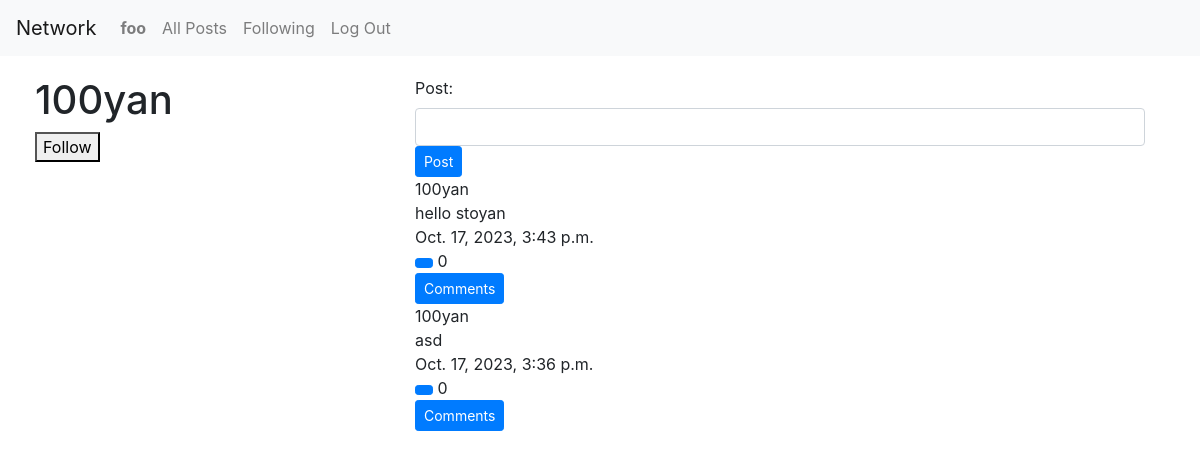
The app's page /user/2 (signed in), older data.
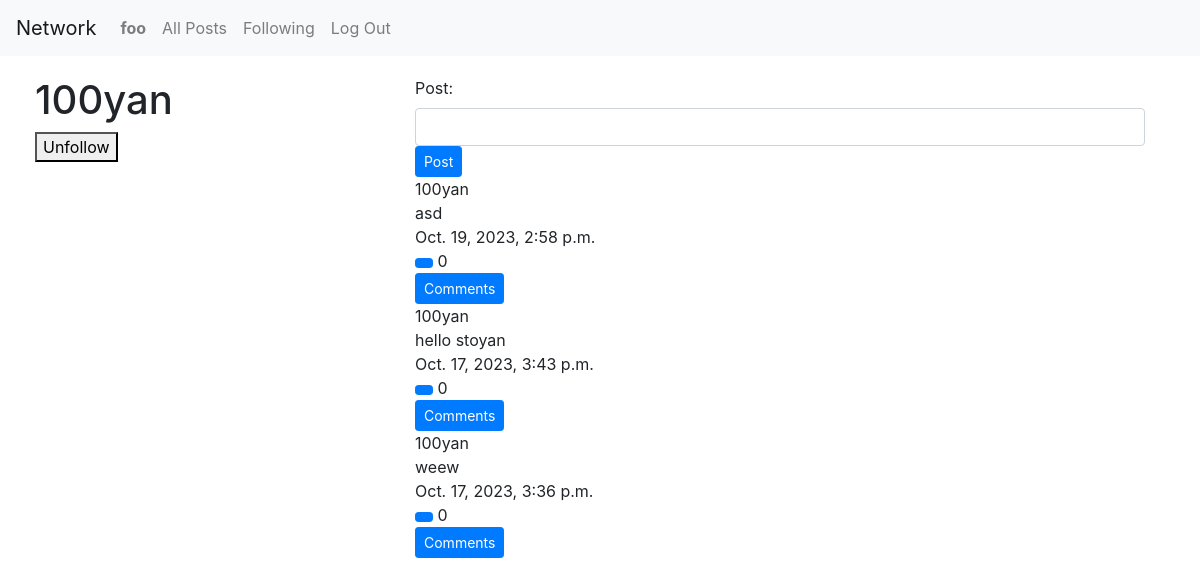
The same page, newer data.
### network/models.py (models this page shows, shortened)
class Post(models.Model):
    author = models.ForeignKey(User, on_delete=models.CASCADE)
    post = models.CharField(max_length=400)
    timestamp = models.DateTimeField(auto_now_add=True, blank=True)
    likes = models.ManyToManyField(User, related_name="liked_posts", default=0)
    def likes_count(self) -> int:
        return self.likes.all().count()

class User(AbstractUser):
    following = models.ManyToManyField('self', related_name='followers', blank=True)

### network/views.py (the view)
# urls.py: path('user/<int:id>', views.user_profile, name='user')
def user_profile(request, id):
    active_user = User.objects.get(pk=request.user.id)
    user = User.objects.get(pk=id)
    if active_user != user:
        if active_user.following.filter(id=id).exists():
            status = 'Follow'
        else:
            status = 'Unfollow'
    if request.method == 'PUT':
        if status == 'Follow':
            active_user.unfollow(user)
        else:
            active_user.follow(user)
        return JsonResponse({'message': status})
    user = User.objects.get(pk=id)
    posts = Post.objects.filter(author=user).order_by('-timestamp')
    comments = Comment.objects.filter(post__in=posts)
    context = {
        'profile': user,
        'posts': posts,
        'all_comments': comments,
        'create_post': PostForm,
        'add_comment': CommentForm,
    }
    try:
        context['follows'] = status
    except UnboundLocalError:
        pass
    return render(request, 'network/user_profile.html', context)

### network/templates/network/user_profile.html (shortened to what this page needs)
{% extends 'network/layout.html' %}
{% block body %}
<div class="container">
    <div class="row">
        <div class="col-lg-4">
            <h1>{{ profile }}</h1>
            {% if user.id != profile.id %}
                {% if follows == 'Follow' %}
                    <button data-profile-id='{{ profile.id }}' id="follow">Unfollow</button>
                {% else %}
                    <button data-profile-id='{{ profile.id }}' id="follow">Follow</button>
                {% endif %}
            {% endif %}
        </div>
        <div class="col-lg-8">
            <div class="form">
                <form method="POST">
                    {{ create_post }}
                    <input type="submit" class='btn btn-sm btn-primary' name="new_post" value="Post">
                </form>
            </div>
            <div class="posts">
                {% for post in posts %}
                    <div class="single-post">
                        {{ post.author }}
                        <div id="post-text">{{post.post}}</div>
                        {{ post.timestamp }}
                        <div class="interactions">
                            <div id="likes">
                                {% if user.is_authenticated %}
                                <button id='like' data-post-id="{{ post.id }}" class="btn btn-sm btn-primary"></button>
                                {% endif %}
                                <span id="num-likes">{{ post.likes_count }}</span>
                            </div>
                            <div id="comments">
                                <button id="comment" class="btn btn-sm btn-primary">Comments</button>
                            </div>
                        </div>
                    </div>
                {% endfor %}
            </div>
        </div>
    </div>
</div>
{% endblock %}

Row changes from the older to the newer data that the page shows:
added Post: author "100yan", post "asd", timestamp "Oct. 19, 2023, 2:58 p.m.", likes_count "0"
changed Post: post "asd" → "weew"
Text that changed along with them:
text no longer shown: "Follow"
text now shown: "Unfollow"
